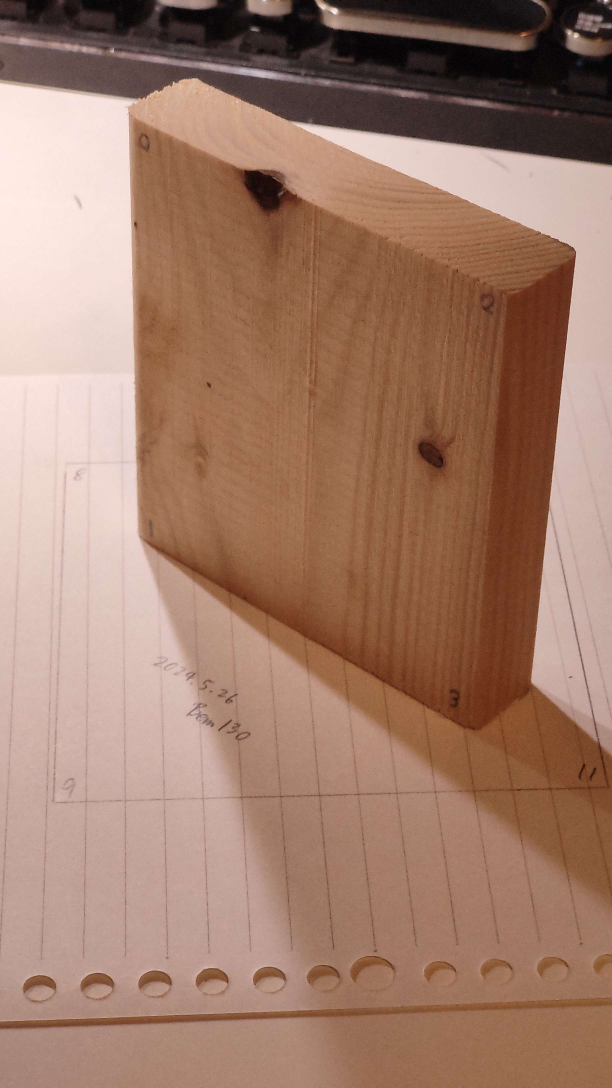
#> input picture image/1.jpg, 1836 x 3264 px (shown at 1/3 size); its folder holds only this picture in this run
$ python projection.py
#> lines starting #> are read from the running program, lines starting #| are printed output that depends on the picture; long printed decimals are rounded
from PIL import Image
import numpy as np
import matplotlib.pyplot as plt
from mpl_toolkits.mplot3d.art3d import Poly3DCollection


# 点の座標を取得
vertex = {}
f = open('vertex.txt', 'r', encoding='UTF-8')
#> (reads vertex.txt from the repository)
line = f.readline()
label = []
while line:
    if (line.rstrip("\n").split(" ")[0] in label):
        print("名前 "+line.rstrip("\n").split(" ")[0]+" の重複")
    vertex[line.rstrip("\n").split(" ")[0]]  = np.array([float(s) for s in line.rstrip("\n").split(" ")[1].split(",")])
    label.append(line.rstrip("\n").split(" ")[0])
    line = f.readline()
f.close()
print(vertex)

# 点の座標を取得
imgvertex = {}
f = open('imgvertex.txt', 'r', encoding='UTF-8')
#> (reads imgvertex.txt from the repository)
line = f.readline()
label = {}
fname = "_"
while line:
    if (line.rstrip("\n")==""):
        line = f.readline()
        continue
    if (line[0]=="!"):
        print(line[1:-1])
        fname = line[1:-1]
        if (not fname in imgvertex):
            imgvertex[fname] = {}
            label[fname] = []
        line = f.readline()
        continue
    if (line.rstrip("\n").split(" ")[0] in label[fname]):
        print("名前 "+line.rstrip("\n").split(" ")[0]+" の重複")
    imgvertex[fname][line.rstrip("\n").split(" ")[0]]  = np.array([float(line.rstrip("\n").split(" ")[1].split(",")[1]),float(line.rstrip("\n").split(" ")[1].split(",")[0])])
    label[fname].append(line.rstrip("\n").split(" ")[0])
    line = f.readline()
f.close()
print(imgvertex)


def include(p,a,b,c):
    ab = b-a
    bp = p-b
    bc = c-b
    cp = p-c
    ca = a-c
    ap = p-a
    c1 = ab[0]*bp[1] - ab[1]*bp[0]
    c2 = bc[0]*cp[1] - bc[1]*cp[0]
    c3 = ca[0]*ap[1] - ca[1]*ap[0]
    return (c1 >= 0 and c2 >= 0 and c3 >= 0)or(c1 <= 0 and c2 <= 0 and c3 <= 0)

id = 0
text = ""
number = 0
f = open('projection.csv', 'r', encoding='UTF-8')
#> (reads projection.csv from the repository)
line = f.readline()
while line:
    if (line[0]=="#"):
        line = f.readline()
        continue
    if (line[0]=="!"):
        print(line[1:-1].split(","))
        fname = line[1:-1].split(",")[0]
        X = int(line[1:-1].split(",")[1])
        Y = int(line[1:-1].split(",")[2])
        image = Image.open('image/'+fname)
#> image is the input picture: PIL image 1836x3264 RGB; mean R, G, B 161.5, 125.3, 107.2
        print(image.size)
#| (1836, 3264)
        Xscale = X/image.size[0]
#> Xscale = 0.436
        Yscale = Y/image.size[1]
#> Yscale = 0.49
        print(Xscale,Yscale)
#| 0.4357 0.4902
        im = np.array(image.resize((X,Y)))
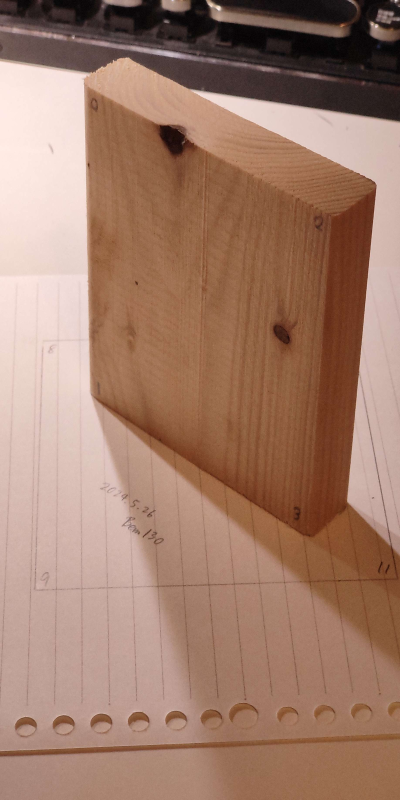
#> im: shape (1600, 800, 3) (shown at 1/2 size); mean R, G, B 161.5, 125.3, 107.2
        line = f.readline()
        continue
    if (line.rstrip("\n")==""):
        file = open('image'+str(id)+'.ply', 'w')
        file.writelines(["""ply
format ascii 1.0
element vertex """+str(number)+"""
property double x
property double z
property double y
property uchar red
property uchar green
property uchar blue
end_header
""",text])
        file.close()
        id += 1
        text = ""
        number = 0
        line = f.readline()
        continue

    data = line.rstrip("\n").split(",")
    print(data)


    A = np.array([imgvertex[fname][data[0]][0]*Yscale,imgvertex[fname][data[0]][1]*Xscale])
    B = np.array([imgvertex[fname][data[1]][0]*Yscale,imgvertex[fname][data[1]][1]*Xscale])
    C = np.array([imgvertex[fname][data[2]][0]*Yscale,imgvertex[fname][data[2]][1]*Xscale])

    a = vertex[data[0]]
    b = vertex[data[1]]
    c = vertex[data[2]]

    AB = B-A
    AC = C-A
    ab = b-a
    ac = c-a
    M = np.vstack([AB, AC]).T

    for x in range(im.shape[0]):
        for y in range(im.shape[1]):
#> (the run stopped early here; a loop or call above may not have finished)
